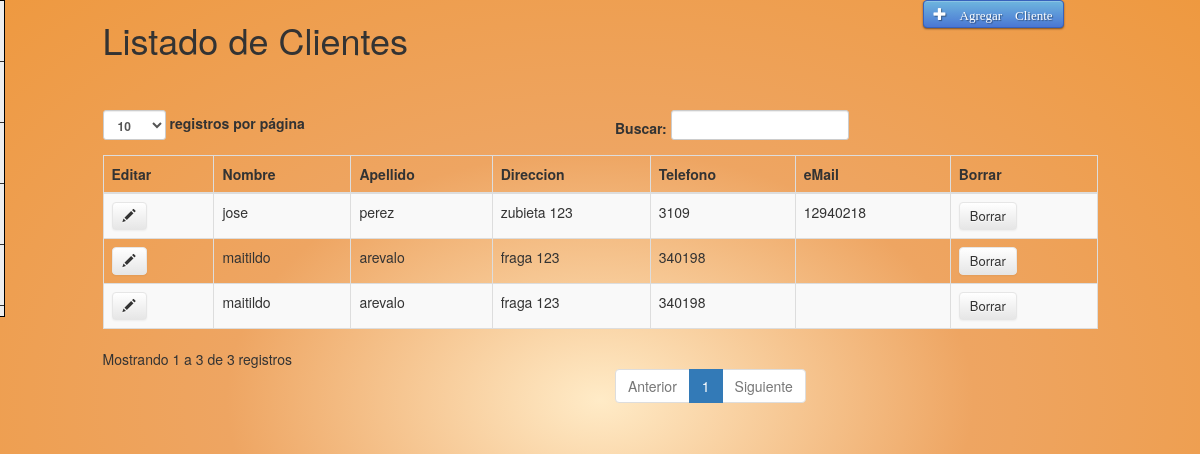
The page /php/abmClientes.php (signed in) on the database as committed earlier.
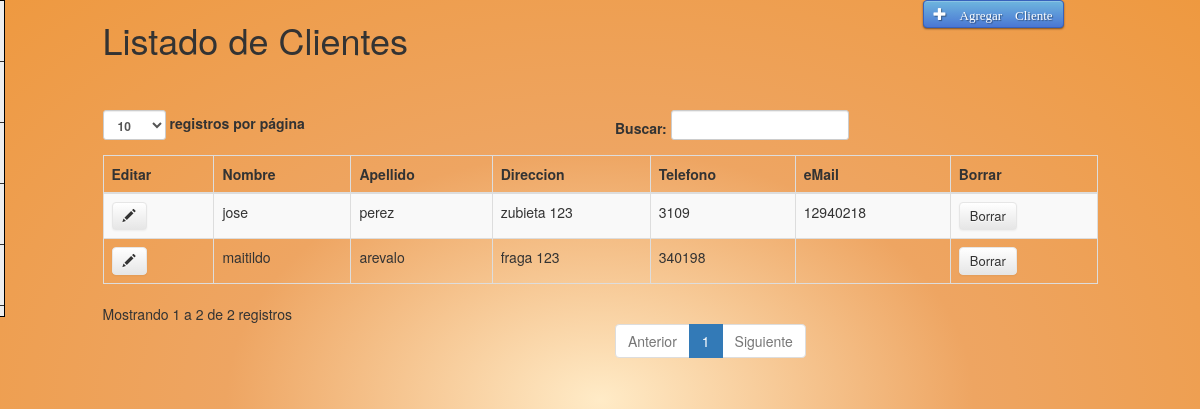
The same page on the database as committed later.
### tables this page shows
CREATE TABLE IF NOT EXISTS `clientes` (
  `idclientes` int(11) NOT NULL AUTO_INCREMENT,
  `nombre` varchar(45) DEFAULT NULL,
  `apellido` varchar(40) NOT NULL,
  `direccion` varchar(45) NOT NULL,
  `telefono` varchar(45) NOT NULL,
  `email` varchar(80) DEFAULT NULL,
  `usuarios_username` varchar(45) NOT NULL,
  PRIMARY KEY (`idclientes`,`usuarios_username`),
  KEY `fk_clientes_usuarios1_idx` (`usuarios_username`)
);

### php/busquedaClientes.php (called while the page is built, shortened)
<?php
$sql = "SELECT * FROM clientes where usuarios_username='" . $_SESSION['usuario'] . "'";

### php/abmClientes.php (the view, shortened to what this page needs)
<?php
include_once("cabecera.php");
?>
<body class="fondo">
<?php include("menuLateral.php"); ?>
<div id="container">
    <div class="row">
        <div class="col-md-8 col-md-offset-1">
            <h1>Listado de Clientes</h1>
        </div>
        <div class="col-md-2">
            <button type="button" class="btn btn-primary" onClick="crear()"><span class="glyphicon glyphicon-plus"
                                                                                  aria-hidden="true"> Agregar Cliente
            </button>
        </div>
    </div>
    <br/><br/>
    <div class="row">
        <div class="col-md-10 col-md-offset-1">
            <table class="table table-striped table-bordered table-hover" id="dataTables-addControls">
                <thead>
                <tr><th>Editar</th>
                    <th>Nombre</th>
                    <th>Apellido</th>
                    <th>Direccion</th>
                    <th>Telefono</th>
                    <th>eMail</th>
                    <th>Borrar</th>
                </tr>
                </thead>
                <tbody>
                <?php
                include("busquedaClientes.php");
                $rs = mysqli_query($db, $sql);
                if ($rs) {
                    while ($r = mysqli_fetch_array($rs)) {
                        ?>
                        <tr>
                            <td>
                                <button type="button" class="btn btn-warning" onClick="editar(<?php echo $r["idclientes"] ?>)">
                                    <span class="glyphicon glyphicon-pencil" aria-hidden="true"></button>
                            </td>
                            <td><?php echo $r["nombre"]; ?></td>
                            <td><?php echo $r["apellido"]; ?></td>
                            <td><?php echo $r["direccion"]; ?></td>
                            <td><?php echo $r["telefono"]; ?></td>
                            <td><?php echo $r["email"]; ?></td>
                            <td>
                                <button type="button" class="btn btn-danger" onClick="borrar(<?php echo $r["idclientes"] ?>)">
                                    Borrar
                                </button>
                            </td>
                        </tr>
                        <?php
                    }
                }
                ?>
                </tbody>
            </table>
        </div>
    </div>
</div>
</body>
</html>

Rows that differ between the two databases and show on the page:
removed clientes: idclientes 11 (drawn), nombre "maitildo", apellido "arevalo", direccion "fraga 123", telefono "340198"
Other text that changed with them:
text written by a page script: "registros por página Buscar: Mostrando 1 a 3 de 3 registros Anterior 1 Siguiente" → "registros por página Buscar: Mostrando 1 a 2 de 2 registros Anterior 1 Siguiente"
